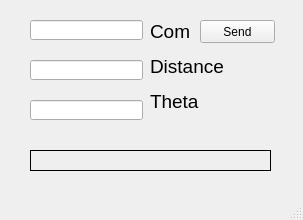
<?xml version="1.0" encoding="UTF-8"?>
<ui version="4.0">
 <class>MainWindow</class>
 <widget class="QMainWindow" name="MainWindow">
  <property name="geometry">
   <rect>
    <x>0</x>
    <y>0</y>
    <width>303</width>
    <height>220</height>
   </rect>
  </property>
  <property name="windowTitle">
   <string>MainWindow</string>
  </property>
  <widget class="QWidget" name="centralwidget">
   <widget class="QLineEdit" name="Distance">
    <property name="geometry">
     <rect>
      <x>30</x>
      <y>60</y>
      <width>113</width>
      <height>20</height>
     </rect>
    </property>
   </widget>
   <widget class="QLabel" name="Noti">
    <property name="geometry">
     <rect>
      <x>30</x>
      <y>150</y>
      <width>241</width>
      <height>21</height>
     </rect>
    </property>
    <property name="frameShape">
     <enum>QFrame::Panel</enum>
    </property>
    <property name="text">
     <string/>
    </property>
   </widget>
   <widget class="QLineEdit" name="Theta">
    <property name="geometry">
     <rect>
      <x>30</x>
      <y>100</y>
      <width>113</width>
      <height>20</height>
     </rect>
    </property>
   </widget>
   <widget class="QLabel" name="label">
    <property name="geometry">
     <rect>
      <x>150</x>
      <y>20</y>
      <width>81</width>
      <height>91</height>
     </rect>
    </property>
    <property name="font">
     <font>
      <pointsize>10</pointsize>
     </font>
    </property>
    <property name="text">
     <string>&lt;html&gt;&lt;head/&gt;&lt;body&gt;&lt;p&gt;&lt;span style=&quot; font-size:14pt;&quot;&gt;Com&lt;/span&gt;&lt;/p&gt;&lt;p&gt;&lt;span style=&quot; font-size:14pt;&quot;&gt;Distance&lt;/span&gt;&lt;/p&gt;&lt;p&gt;&lt;span style=&quot; font-size:14pt;&quot;&gt;Theta&lt;/span&gt;&lt;/p&gt;&lt;/body&gt;&lt;/html&gt;</string>
    </property>
    <property name="alignment">
     <set>Qt::AlignLeading|Qt::AlignLeft|Qt::AlignTop</set>
    </property>
   </widget>
   <widget class="QLineEdit" name="COM_set">
    <property name="geometry">
     <rect>
      <x>30</x>
      <y>20</y>
      <width>113</width>
      <height>20</height>
     </rect>
    </property>
   </widget>
   <widget class="QPushButton" name="pushButton">
    <property name="geometry">
     <rect>
      <x>200</x>
      <y>20</y>
      <width>75</width>
      <height>23</height>
     </rect>
    </property>
    <property name="text">
     <string>Send</string>
    </property>
   </widget>
  </widget>
  <widget class="QMenuBar" name="menubar">
   <property name="geometry">
    <rect>
     <x>0</x>
     <y>0</y>
     <width>303</width>
     <height>21</height>
    </rect>
   </property>
  </widget>
  <widget class="QStatusBar" name="statusbar"/>
 </widget>
 <resources/>
 <connections/>
</ui>
